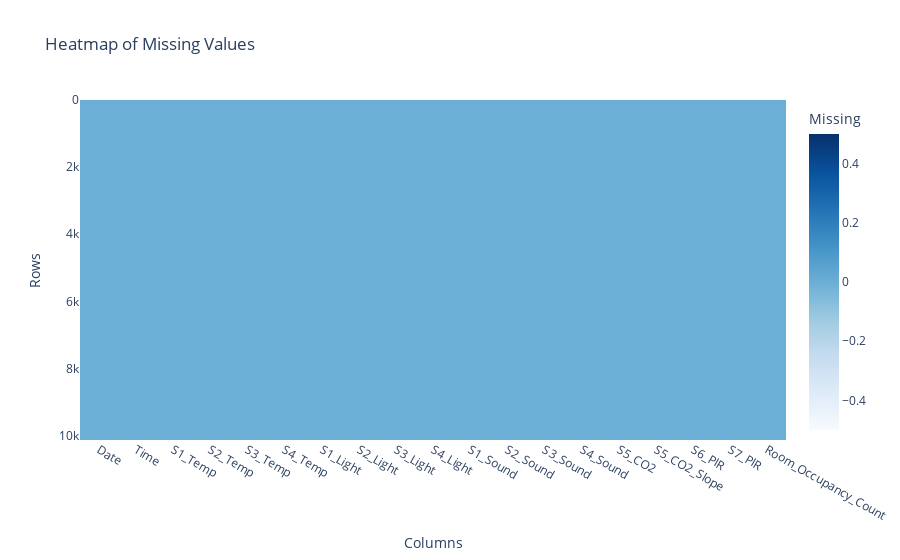

Source (notebook cell):
### Code cell
# Load CSV file
file_path = '/home/kashyap/Documents/EDA-Visualization-Suite/Dataframe Functions/Occupancy_Estimation.csv'
df = pd.read_csv(file_path)

# Create a boolean DataFrame indicating the presence of missing values
missing_df = df.isnull()

# Convert boolean DataFrame to integer for heatmap plotting
# True (missing) becomes 1 and False (not missing) becomes 0
missing_df = missing_df.astype(int)

# Plot the heatmap
fig = px.imshow(missing_df, 
                labels=dict(x="Columns", y="Rows", color="Missing"),
                color_continuous_scale='Blues',
                title="Heatmap of Missing Values")

# Show the heatmap
fig.show()

### Figure 1 — Plotly figure (JSON) as saved in the notebook; plotly's stock layout.template omitted (floating-point values rounded to 4 significant figures; data arrays with more than 128 entries replaced by an {"elided": "..."} marker saying what was removed)
{"data": [{"coloraxis": "coloraxis", "hovertemplate": "Columns: %{x}<br>Rows: %{y}<br>Missing: %{z}<extra></extra>", "name": "0", "type": "heatmap", "x": ["Date", "Time", "S1_Temp", "S2_Temp", "S3_Temp", "S4_Temp", "S1_Light", "S2_Light", "S3_Light", "S4_Light", "S1_Sound", "S2_Sound", "S3_Sound", "S4_Sound", "S5_CO2", "S5_CO2_Slope", "S6_PIR", "S7_PIR", "Room_Occupancy_Count"], "xaxis": "x", "y": {"elided": "10129 int values"}, "yaxis": "y", "z": {"elided": "10129x19 int values"}}], "layout": {"coloraxis": {"colorbar": {"title": {"text": "Missing"}}, "colorscale": [[0, "rgb(247,251,255)"], [0.125, "rgb(222,235,247)"], [0.25, "rgb(198,219,239)"], [0.375, "rgb(158,202,225)"], [0.5, "rgb(107,174,214)"], [0.625, "rgb(66,146,198)"], [0.75, "rgb(33,113,181)"], [0.875, "rgb(8,81,156)"], [1, "rgb(8,48,107)"]]}, "title": {"text": "Heatmap of Missing Values"}, "xaxis": {"anchor": "y", "constrain": "domain", "domain": [0, 1], "scaleanchor": "y", "title": {"text": "Columns"}}, "yaxis": {"anchor": "x", "autorange": "reversed", "constrain": "domain", "domain": [0, 1], "title": {"text": "Rows"}}}}
